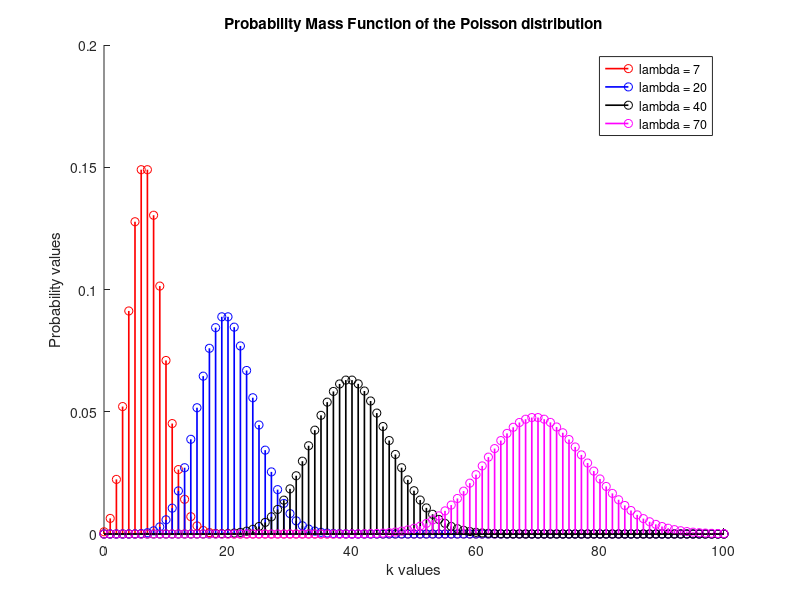
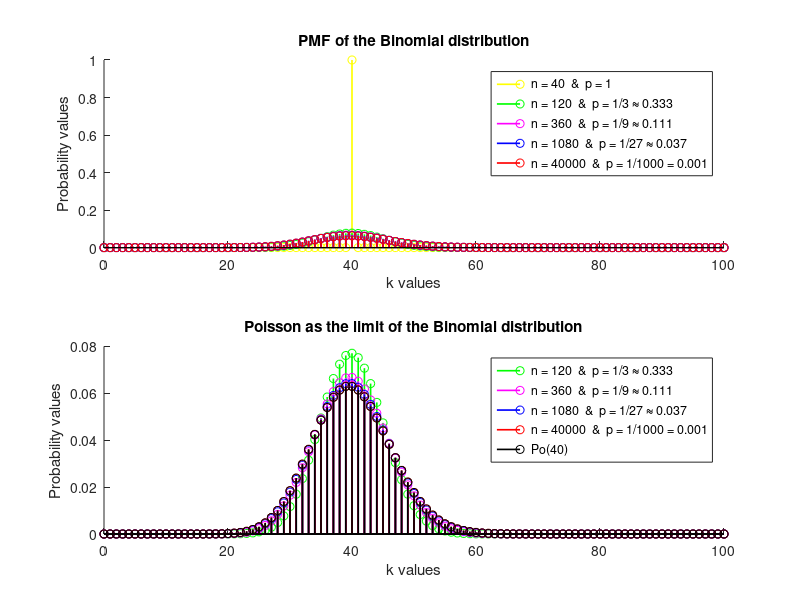
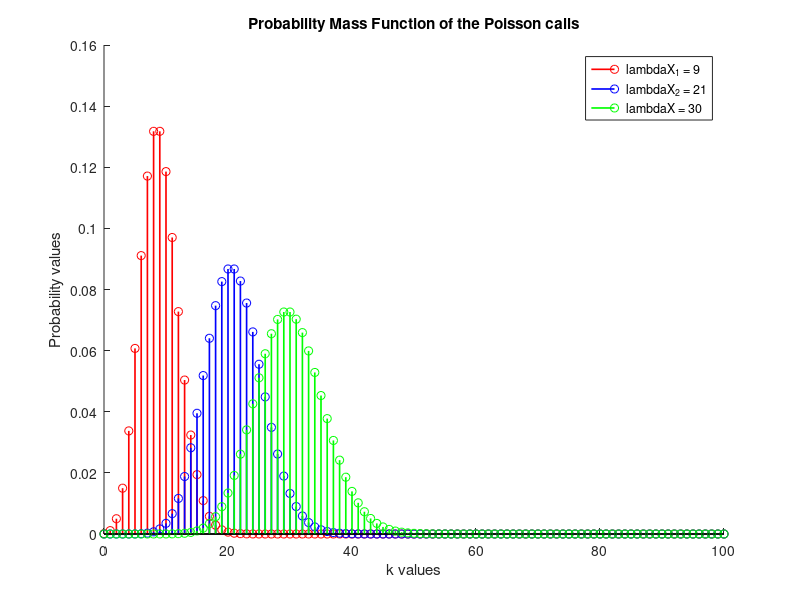

Reproduce these figures in MATLAB, in order.
pkg load statistics
clc;
clear all;
close all;

# Poisson Distribution

# TASK_A: In a common diagram, design the Probability Mass Function (PMF)
# of the Poisson distribution with lambda parameters 7, 20, 40, 70. 
lambda = [7,20,40,70];

# For horizontal axis, choose k between 0 and 100, with step 1.
k = 0:1:100;

# Define the Poisson PMF values
for i=1:columns(lambda)
  poisson(i,:) = poisspdf(k,lambda(i));
endfor

# The colors for each plot-line are respectively:
colors = "rbkm";
figure(1);
hold on;

# Plotting the Poisson with parameter lambda, i.e. Po(lambda)
for i=1:columns(lambda)
  stem(k,poisson(i,:),colors(i),"linewidth",1.2);
endfor
hold off;
title("Probability Mass Function of the Poisson distribution");
xlabel("k values");
ylabel("Probability values");
legend("lambda = 7","lambda = 20","lambda = 40","lambda = 70");


# TASK_B: Show that Poisson is the limit of the binomial distribution.
# Define the Poisson parameter lambda
lambda_constant = 40;

# Define the Binomial parameters n (number of trials) and p (probability for success)
# accordingly, for the approximation:
n = [40,120,360,1080,40000];
p = lambda_constant./n;

# Define the Binomial PMF values
for i=1:columns(n)
  binomial(i,:) = binopdf(k,n(i),p(i));
endfor

colors = "ygmbr";
figure(2);
subplot(2,1,1);
hold on;

# Plotting the Bino(n,p) for all the values of n
for i=1:columns(n)
  stem(k,binomial(i,:),colors(i),"linewidth",1.2);
endfor
title("PMF of the Binomial distribution");
xlabel("k values");
ylabel("Probability values");
legend("n = 40  &  p = 1","n = 120  &  p = 1/3 ≈ 0.333","n = 360  &  p = 1/9 ≈ 0.111","n = 1080  &  p = 1/27 ≈ 0.037","n = 40000  &  p = 1/1000 = 0.001");
hold off;
subplot(2,1,2);
hold on;

# In order to zoom in and notice the approximation
# better, we will work in the following way:

# Obtain the position of the Po(40) from the 1st Fig.
index = find(lambda == 40);
# Plot the Bino(n,p) without the first (n=40) value  
for i=2:columns(n)
  stem(k,binomial(i,:),colors(i),"linewidth",1.2);
endfor
# Include the Po(40) from the 1st Fig. with the same color
stem(k,poisson(index,:),"k","linewidth",1.2);
hold off;
title("Poisson as the limit of the Binomial distribution");
xlabel("k values");
ylabel("Probability values");
legend("n = 120  &  p = 1/3 ≈ 0.333","n = 360  &  p = 1/9 ≈ 0.111","n = 1080  &  p = 1/27 ≈ 0.037","n = 40000  &  p = 1/1000 = 0.001","Po(40)");


# TASK_C:
# Regarding the Po(40) distribution,
# compute the mean value and variance

# for the mean (or the "expected") value, we will use the definition
mean_value_pois = 0;
for i=0:(columns(poisson(index,:))-1)
  mean_value_pois = mean_value_pois + i.*poisson(index,i+1);
endfor
display("Mean value of Poisson with parameter lambda = 40 is");
display(mean_value_pois);

# for the variance, we will use the moments formula
second_moment_pois = 0;
for i=0:(columns(poisson(index,:))-1)
  second_moment_pois = second_moment_pois + i.*i.*poisson(index,i+1);
endfor
variance_pois = second_moment_pois - mean_value_pois.^2;
display("Variance of Poisson with parameter lambda = 40 is");
display(variance_pois);

# Mean value of the Binomial
mean_value_bino = zeros(1,columns(n));
for index=1:columns(n)
for i=0:(columns(binomial(index,:))-1)
  mean_value_bino(1,index) = mean_value_bino(1,index) + i.*binomial(index,i+1);
endfor
endfor
display("Mean value of the Binomial with parameter n and p");
display(mean_value_bino);

# Variance of the Binomial
variance = zeros(1,columns(n));
second_moment_bino = zeros(1,columns(n));
for index=1:columns(n)
for i=0:(columns(binomial(index,:))-1)
  second_moment_bino(1,index) = second_moment_bino(1,index) + i.*i.*binomial(index,i+1);
endfor
variance_bino(1,index) = second_moment_bino(1,index) - (mean_value_bino(1,index))^2;
endfor
display("Variance of the Binomial as n increases");
display(variance_bino);


# TASK_D: Poisson decomposition/superposition.

# a) Plot in a common diagram the 3 distributions

# Define the lambda parameter
lambdaX = 30;

# Define the Poisson PMF values regarding the number of calls
PMF_X = poisspdf(k,lambdaX);

# Define the probabilities regarding the calls (external, internal)
p_ext = 0.3;
q_int = 1-p_ext;

# Thus, each type of call-event will follow a Poisson distribution

# Define the lambda parameters:
lambdaX_1 = lambdaX*p_ext;
lambdaX_2 = lambdaX*q_int;

# Define the PMF values for each type of call
PMF_X1 = poisspdf(k,lambdaX_1);
PMF_X2 = poisspdf(k,lambdaX_2);

colors = "rbg";
figure(3);
hold on;

# Plotting the Poisson calls
stem(k,PMF_X1,colors(1),"linewidth",1.2);
stem(k,PMF_X2,colors(2),"linewidth",1.2);
stem(k,PMF_X,colors(3),"linewidth",1.2);
hold off;
title("Probability Mass Function of the Poisson calls");
xlabel("k values");
ylabel("Probability values");
# legend for each case
legend1 = sprintf('lambdaX_1 = %d', lambdaX_1);
legend2 = sprintf('lambdaX_2 = %d', lambdaX_2);
legend3 = sprintf('lambdaX = %d', lambdaX);
legend(legend1,legend2,legend3)

# Calculation of probabilities

# using the number of combinations a.k.a. "binomial coefficient"
# (or directly using the binopdf from the statistics pkg) 

# the probability (given n and k) can be found in either of the following ways:

# b)
# Define the number of n trials (number of calls made)
number_of_calls_b = 2;
# Define the k "successes", that, in our case, is
# the number of external calls with probability p_ext
k_ext_b = 2;
Prob_b = (nchoosek(number_of_calls_b,k_ext_b))*(p_ext^k_ext_b)*(q_int^(number_of_calls_b-k_ext_b));
# or directly with the use of binopdf (requires the statistics pkg)
Prob_b_bino = binopdf(k_ext_b,number_of_calls_b,p_ext);
display("The probability that both of the next two calls are external is");
display(Prob_b);

# c)
number_of_calls_c = 5;
k_ext_c = 2;
Prob_c = (nchoosek(number_of_calls_c,k_ext_c))*(p_ext^k_ext_c)*(q_int^(number_of_calls_c-k_ext_c));
# or, with the use of binopdf,
Prob_c_bino = binopdf(k_ext_c,number_of_calls_c,p_ext);
display("The probability that out of the 5 calls, two calls exactly are external, is");
display(Prob_c);

